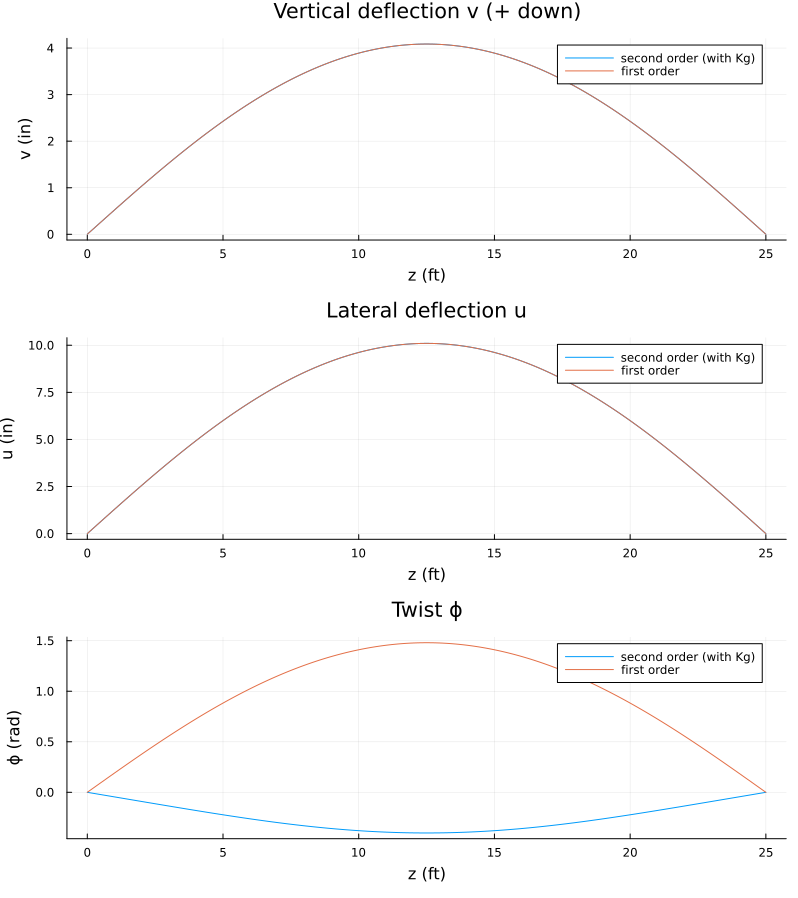

Julia code for this plot:
# Z8x2 16 ga purlin, single 25 ft span, 50 plf gravity load on the top flange centerline.
#
#   - ends pinned: u = v = ϕ = "fixed", u' = v' = ϕ' (warping) = "free"
#   - axial translation fixed at the midspan cross-section. This removes the axial
#     rigid-body mode only. The Plaut-Moen formulation has no axial (w) DOF and no
#     axial load, so this condition has no effect on u, v, ϕ and is not modeled.
#   - no continuous bracing (kx = kϕ = 0)
#
# Run from the package root:   julia --project=. test/Z8x2_16ga_single_span.jl
# (Plots must be available, e.g. in the global environment.)
#
# Units: kip, in.

using PlautBeamElement: Section, Material, Restraint, BeamModel, solve_beam,
                              elastic_stiffness, geometric_stiffness, constrained_dofs,
                              lateral_deflection, vertical_deflection, twist
using LinearAlgebra
using Plots

# ------------------------------------------------------------------
# Cross section: Z8x2 060 0.5lip (PurlinLine database/Purlins.csv)
#   t = 0.060 in, H = 8 in, B = 2 in (out-to-out), lips D = 0.5 in at 55° to the
#   flanges, flaring away from the web. Centerline model with sharp corners.
# ------------------------------------------------------------------

t = 0.060
H, B, D = 8.0, 2.0, 0.5
θlip = deg2rad(55.0)

# Centerline dimensions
h = H - t
b = B - t

# Node coordinates in the paper's axes (Fig. 1): x horizontal, y DOWNWARD, origin
# at the web mid-height. Top flange extends toward +x, bottom flange toward -x.
nodes = [(-b - D * cos(θlip),  h / 2 - D * sin(θlip)),   # bottom lip tip
         (-b,  h / 2),                                  # bottom flange tip
         ( 0.0,  h / 2),                                # bottom web-flange corner
         ( 0.0, -h / 2),                                # top web-flange corner
         ( b, -h / 2),                                  # top flange tip
         ( b + D * cos(θlip), -h / 2 + D * sin(θlip))]  # top lip tip

"""
Thin-walled open-section properties from a single chain of straight segments of
thickness `t`: centroidal Ix, Iy, Ixy, St. Venant J, shear center (xs, ys), and
warping constant Cw about the shear center.
"""
function thin_walled_properties(nodes, t)
    segs = [(nodes[i], nodes[i + 1]) for i in 1:length(nodes) - 1]
    len(s) = hypot(s[2][1] - s[1][1], s[2][2] - s[1][2])
    # ∫ f g dA over a segment with f, g linear between nodal values
    seg_int(L, fi, fj, gi, gj) = t * L / 6 * (2fi * gi + fi * gj + fj * gi + 2fj * gj)

    A = sum(t * len(s) for s in segs)
    xc = sum(t * len(s) * (s[1][1] + s[2][1]) / 2 for s in segs) / A
    yc = sum(t * len(s) * (s[1][2] + s[2][2]) / 2 for s in segs) / A
    X = [n[1] - xc for n in nodes]
    Y = [n[2] - yc for n in nodes]
    Ls = len.(segs)

    integrate(f, g) = sum(seg_int(Ls[k], f[k], f[k + 1], g[k], g[k + 1]) for k in eachindex(segs))
    Ix, Iy, Ixy = integrate(Y, Y), integrate(X, X), integrate(X, Y)
    J = sum(Ls) * t^3 / 3

    # sectorial coordinate about the centroid, then shift the pole to the shear
    # center so that ∫ω x dA = ∫ω y dA = 0
    ωc = zeros(length(nodes))
    for k in eachindex(segs)
        ωc[k + 1] = ωc[k] + X[k] * Y[k + 1] - X[k + 1] * Y[k]
    end
    Iωx, Iωy = integrate(ωc, Y), integrate(ωc, X)
    xs, ys = [-Ixy Iy; -Ix Ixy] \ [-Iωy, -Iωx]          # relative to the centroid
    ω = ωc .- xs .* Y .+ ys .* X
    ω .-= integrate(ω, ones(length(nodes))) / A        # normalize: ∫ω dA = 0
    Cw = integrate(ω, ω)

    return (; A, xc, yc, Ix, Iy, Ixy, J, Cw, xs = xc + xs, ys = yc + ys)
end

props = thin_walled_properties(nodes, t)

# Load at the centerline of the top flange, located relative to the shear center
x_load, y_load = b / 2, -h / 2
ax = x_load - props.xs          # +x from the shear center
ay = props.ys - y_load          # above the shear center (y is downward)

section = Section(Ix = props.Ix, Iy = props.Iy, Ixy = props.Ixy,
                  J = props.J, Cw = props.Cw, ax = ax, ay = ay)
material = Material(E = 29500.0, G = 11300.0)          # ksi

println("Z8x2 16 ga section properties (centerline, sharp corners):")
println("  A   = ", round(props.A, digits = 4), " in²")
println("  Ix  = ", round(props.Ix, digits = 4), " in⁴")
println("  Iy  = ", round(props.Iy, digits = 4), " in⁴")
println("  Ixy = ", round(props.Ixy, digits = 4), " in⁴")
println("  J   = ", round(props.J, sigdigits = 4), " in⁴")
println("  Cw  = ", round(props.Cw, digits = 4), " in⁶")
println("  ax  = ", round(ax, digits = 4), " in,  ay = ", round(ay, digits = 4), " in")

# ------------------------------------------------------------------
# Beam model
# ------------------------------------------------------------------

L = 25.0 * 12                   # in
q = 50.0 / 1000 / 12            # 50 plf → kip/in
pinned = ("fixed", "free", "fixed", "free", "fixed", "free")   # (u, u', v, v', ϕ, ϕ')

model = BeamModel(L = L, nel = 50, section = section, material = material,
                  restraint = Restraint(kx = 0.0, kϕ = 0.0), q = q,
                  bc_left = pinned, bc_right = pinned)

# Stability check: with Kg the tangent stiffness must stay positive definite,
# otherwise the load is beyond the critical (lateral-torsional) load and the
# second-order solution is not physically meaningful.
K = elastic_stiffness(model) + geometric_stiffness(model)
free = setdiff(1:size(K, 1), constrained_dofs(model))
stable = isposdef(Symmetric(K[free, free]))

# Unbraced, pinned-pinned: ϕ decouples from u, v (kx = 0), so the first-mode
# critical load is q_cr = (E Cw λ⁴ + G J λ²) / ay with λ = π / L.
λ = π / L
qcr = (material.E * section.Cw * λ^4 + material.G * section.J * λ^2) / ay
println("\nq     = ", round(q * 12000, digits = 2), " plf")
println("q_cr  = ", round(qcr * 12000, digits = 2), " plf  (load-height LTB, unbraced)")
stable || @warn "Tangent stiffness is not positive definite: q exceeds the critical load " *
                "for the unbraced purlin, so the second-order (geometric=true) twist is " *
                "not meaningful. First-order (geometric=false) results are plotted as well."

sol = solve_beam(model)                              # second-order (with Kg)
sol1 = solve_beam(model; geometric = false)          # first-order

z = range(0, L, 301)
results = [(name = "second order (with Kg)", s = sol), (name = "first order", s = sol1)]

for r in results
    println("\n", r.name, " results at midspan:")
    println("  v(L/2) = ", round(vertical_deflection(r.s, L / 2), sigdigits = 4), " in")
    println("  u(L/2) = ", round(lateral_deflection(r.s, L / 2), sigdigits = 4), " in")
    println("  ϕ(L/2) = ", round(twist(r.s, L / 2), sigdigits = 4), " rad")
end

# ------------------------------------------------------------------
# Plots
# ------------------------------------------------------------------

zft = z ./ 12
pv = plot(xlabel = "z (ft)", ylabel = "v (in)", title = "Vertical deflection v (+ down)")
pu = plot(xlabel = "z (ft)", ylabel = "u (in)", title = "Lateral deflection u")
pϕ = plot(xlabel = "z (ft)", ylabel = "ϕ (rad)", title = "Twist ϕ")
for r in results
    plot!(pv, zft, vertical_deflection.(Ref(r.s), z), label = r.name)
    plot!(pu, zft, lateral_deflection.(Ref(r.s), z), label = r.name)
    plot!(pϕ, zft, twist.(Ref(r.s), z), label = r.name)
end
fig = plot(pv, pu, pϕ, layout = (3, 1), size = (800, 900), legend = :best)
display(fig)
savefig(fig, joinpath(@__DIR__, "Z8x2_16ga_single_span.png"))
